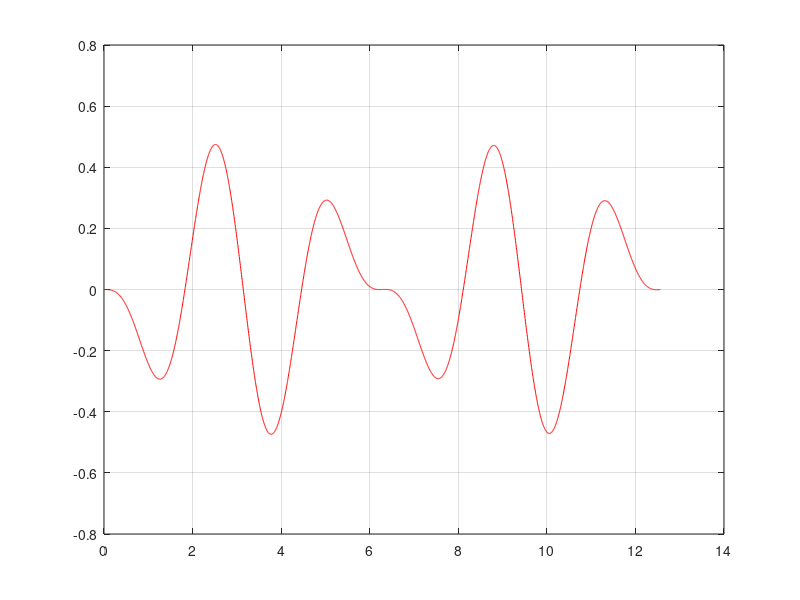

Recreate this plot in MATLAB.
function ejercicio_parcial

    # y1' = 0 * y1 + 1 * y2 + 0 *sin(3*t)
    # y2' = -(2^2) * y1 - 0.02 * y2 - 1 * sin(3*t)
    # x1(0) = 0
    # x2(0) = 0

    tf = 12.5664;
    t0 = 0;
    NDt = 3000;
    Dt = (tf-t0) / NDt;

    t = zeros(1,NDt);
    y = zeros(2,NDt);
    k1 = zeros(2,1);

    f = @(y1,y2,t) [ y2 ; -4*y1 - 0.02*y2 - sin(3*t)];


    # EULER EXPLÍCITO
    t(1) = 0;
    y(:,1) = 0;
    for j=1 : NDt-1
        k1 = Dt * f( y(1,j) , y(2,j) , t(j) );
        t(j+1) = t(j) + Dt;
        y(:,j+1) = y(:,j) + k1;
    endfor

    fprintf("y1(NDt)= %.4f \ny2(NDt)= %.4f \n",y(1,NDt),y(2,NDt))

    figure(1)
    plot(t,y(1,:),'r')
    grid on

    # TRAPECIOS COMPUESTOS
    It=0;
    for j=1:NDt - 1
        It = It + ( Dt * ( y(1,j)^2 + y(1,j+1)^2 )) / 2;
    endfor

    f2= @(y1,y2) y1 * y2;

    It2=0;
    for j=1:NDt - 1
        It2=It2 + Dt * (f2(y(1,j+1),y(2,j+1)) + f2(y(1,j),y(2,j))) / 2;
    endfor

    It
    It2


endfunction
